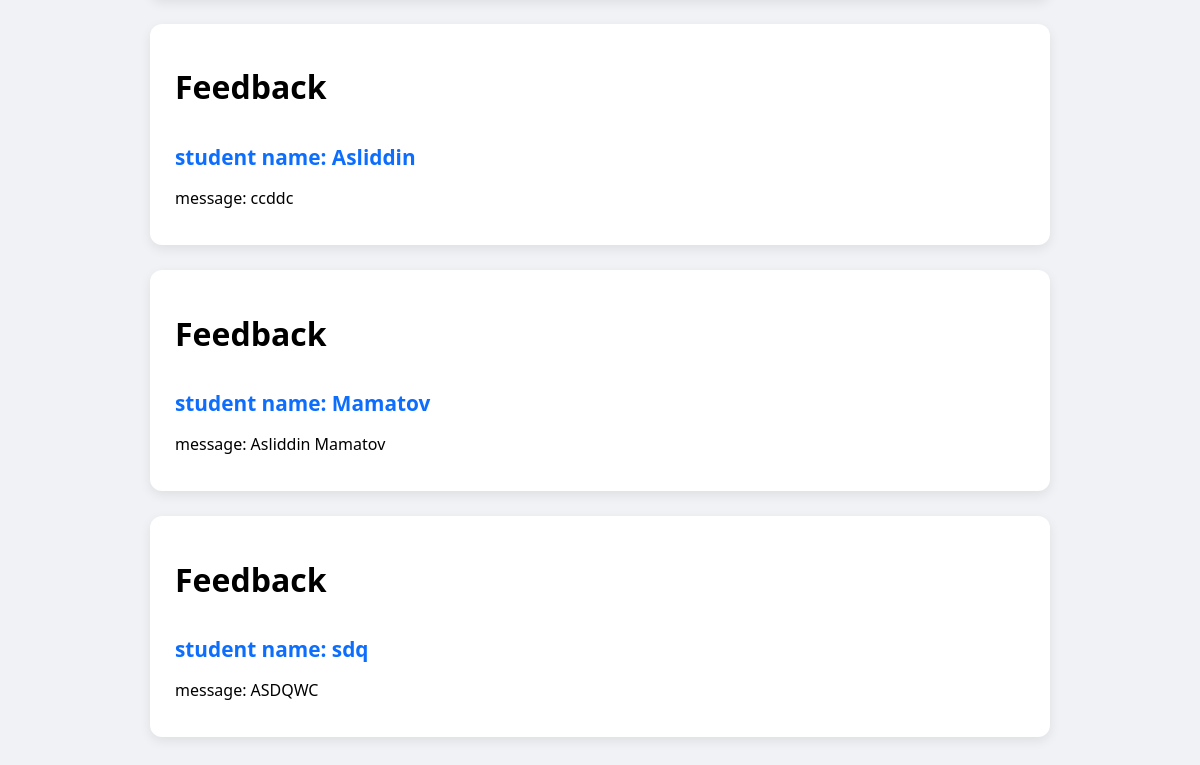
The app's page /feedback/ (lower part), older data.
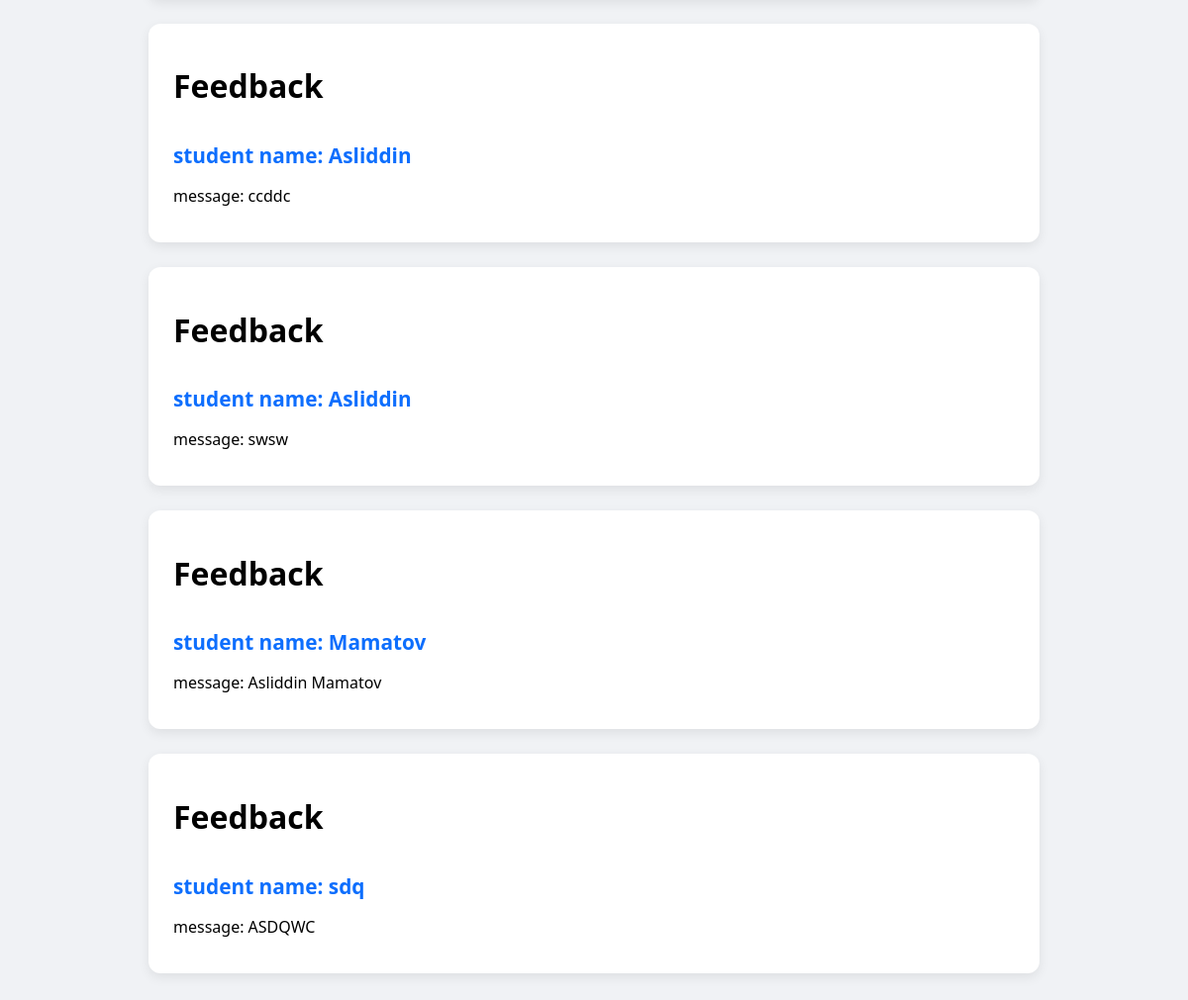
The same page, newer data.
### feedback/models.py (models this page shows, shortened)
class Feedback(models.Model):
    student_name = models.CharField(max_length=100)
    message = models.TextField()
    created_at = models.DateTimeField(auto_now_add=True)
    class Meta:
        db_table = 'feedback'
        ordering = ['student_name']
        verbose_name = 'Feedback'
        verbose_name_plural = 'Feedbacks'

### feedback/views.py (the view)
# urls.py: path('feedback/', views.feedback_list, name='feedback_list'),
def feedback_list(request):
    feedback_list = Feedback.objects.all()
    return render(request, 'feedback/list.html', {'feedback_list': feedback_list})

### Template/feedback/list.html (shortened to what this page needs)
{% extends 'base.html' %}
{% load static %}
{% block content %}
<div class="row">
    {% for feedback in feedback_list %}
        <div class="card">
            <div class="card-header">
                <h1>Feedback</h1>
            </div>
            <div class="card-body">
                <h5 class="card-title">
                        student name: {{ feedback.student_name }}
                </h5>
                <p class="card-text">message: {{ feedback.message }}</p>
            </div>
        </div>
    {% endfor %}
</div>
{% endblock %}

Row changes from the older to the newer data that the page shows:
added Feedback: student_name "Asliddin", message "swsw"
